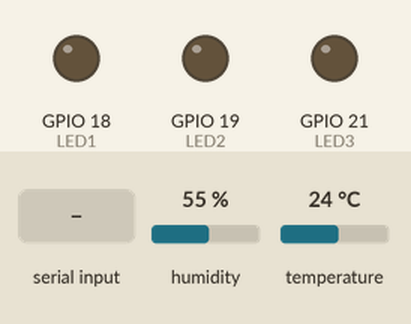
Simulated run of this sketch. Board: ESP32. On the bench: output pins drawn as LEDs (lit = HIGH). The test bench sets the inputs (shaded band); at power-on: humidity 55 %, temperature 24 °C. The modem accepts every AT command (registered, SIM ready, sends succeed) and sends nothing else; what the sketch prints to the serial monitor is not drawn.

Above: at 3.3 s.
3.4 s: "AT+NWM=1\n" received over the second serial link
5.0 s: "AT+NJM=1\n" received over the second serial link
6.5 s: "+EVT:JOINED\n" received over the second serial link
At 45.9 s:
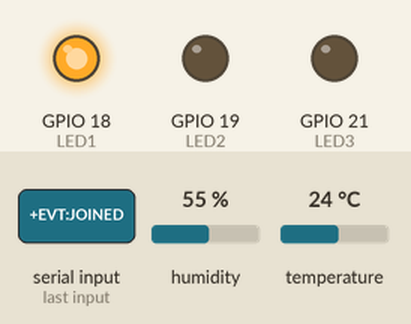
At 46.4 s:
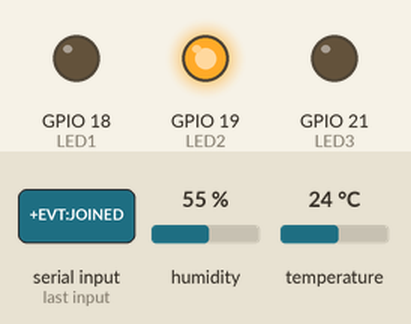
Timing chart, 0 to 47.5 s (numbered marks = the images above; inputs shaded):
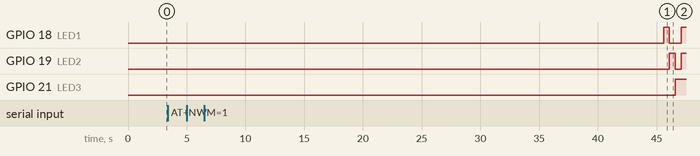

The sketch:

GestionCapteurs.ino
```cpp
#include <DHT.h>
#include "credentials.h"
// Pont série ESP32-D <-> RAK3272S
// UART0 (Serial)  = communication PC via USB-C
// UART2 (Serial2) = communication RAK3272S via GPIO16/17

#define RXD2 16  // GPIO16 -> branché sur TX du RAK3272S
#define TXD2 17  // GPIO17 -> branché sur RX du RAK3272S
#define LED1 18
#define LED2 19
#define LED3 21
#define DHTPIN 5
#define LDR_PIN 27

#define DHTTYPE DHT11
DHT dht(DHTPIN, DHTTYPE);

unsigned long dernierEnvoi = 0;
const unsigned long intervalleEnvoi = 30000;

String envoyerAT(String commande, unsigned long timeoutMs) {
  Serial.println("[AT] → " + commande);
  Serial2.println(commande);

  String reponse = "";
  unsigned long debut = millis();
  while (millis() - debut < timeoutMs) {
    while (Serial2.available()) {
      String ligne = Serial2.readStringUntil('\n');
      ligne.trim();
      if (ligne.length() > 0) {
        Serial.println("[AT] ← " + ligne);
        reponse += ligne + "\n";
      }
    }
    delay(20);
  }
  return reponse;
}

void configureLoRa() {
  Serial.println("\n--- Test module RAK ---");
  // Vider le buffer résiduel du boot précédent
  delay(2000);
  while (Serial2.available()) Serial2.read();
  if (envoyerAT("AT", 1000).indexOf("OK") == -1) {
    Serial.println("❌ ÉCHEC : Le RAK ne répond pas ! Vérifiez le câblage TX/RX.");
    Serial.println("Restart dans 5s...");
    delay(5000);
    esp_restart();
  } else {
    Serial.println("✅ Module RAK fonctionnel");
  }

  Serial.println("\n--- CONFIGURATION LORA ---");
  // Stopper tout join en cours AVANT de configurer
  envoyerAT("AT+JOIN=0", 1000);
  delay(500);
  // Vérifier NWM avant d'écrire (évite le reboot inutile)
  if (envoyerAT("AT+NWM=?", 500).indexOf("AT+NWM=1") == -1) {
      envoyerAT("AT+NWM=1", 1000);
      delay(3000); // Attendre le reboot du RAK
      while (Serial2.available()) Serial2.read(); // Vider le message de boot
  }

  // Vérifier NJM avant d'écrire (évite AT_ERROR si déjà jointé)
  if (envoyerAT("AT+NJM=?", 500).indexOf("AT+NJM=1") == -1) {
      envoyerAT("AT+NJM=1", 500);
  }
  envoyerAT("AT+BAND=4", 500);   // Bande EU868
  envoyerAT("AT+DEVEUI=" + String(DEVEUI), 500);
  envoyerAT("AT+APPEUI=" + String(APPEUI), 500);
  envoyerAT("AT+APPKEY=" + String(APPKEY), 500);

  Serial.println("✅ Configuration terminée\n");
}

// Fonction pour encoder Température, Humidité ET Luminosité en hexadécimal
String encodePayload(float temp, float hum, int lum) {
  // 1. Température : * 100 et conversion en int16_t (2 octets)
  int16_t tempInt = (int16_t)(temp * 100.0);
  char hexTemp[5];
  sprintf(hexTemp, "%04X", (uint16_t)tempInt);  // 4 caractères hexa

  // 2. Humidité : conversion directe en uint8_t (1 octet)
  uint8_t humInt = (uint8_t)hum;
  char hexHum[3];
  sprintf(hexHum, "%02X", humInt);  // 2 caractères hexa

  // 3. Luminosité : conversion en uint16_t (2 octets)
  uint16_t lumInt = (uint16_t)lum;
  char hexLum[3];
  sprintf(hexLum, "%02X", lumInt);

  // Combine les trois (ex: 09293208FC) -> Temp (2 octets) + Hum (1 octet) + Lum (2 octets)
  return String(hexTemp) + String(hexHum) + String(hexLum);
}

void sendLoRaMessage(int port, String hexPayload) {
  String command = "AT+SEND=" + String(port) + ":" + hexPayload;
  Serial.print("Envoi au RAK : ");
  Serial.println(command);
  Serial2.print(command + "\r\n");
}

void makeLedAnimation() {
  digitalWrite(LED1, HIGH);
  delay(500);
  digitalWrite(LED1, LOW);

  digitalWrite(LED2, HIGH);
  delay(500);
  digitalWrite(LED2, LOW);

  digitalWrite(LED3, HIGH);
  delay(500);
  digitalWrite(LED3, LOW);

  digitalWrite(LED1, HIGH);
  digitalWrite(LED2, HIGH);
  digitalWrite(LED3, HIGH);
  delay(500);

  // On éteint tout
  digitalWrite(LED1, LOW);
  digitalWrite(LED2, LOW);
  digitalWrite(LED3, LOW);
}

void manageSensors() {
  dernierEnvoi = millis();

  // Lecture des capteurs
  float h = dht.readHumidity();
  float t = dht.readTemperature();
  int lum = analogRead(LDR_PIN);

  // Vérification que la lecture du DHT a fonctionné
  if (isnan(h) || isnan(t)) {
    Serial.println("Erreur de lecture du DHT11 !");
  } else {
    lum = map(lum, 4095, 0, 0, 100);
    Serial.print("Temp: ");
    Serial.print(t);
    Serial.print("°C, ");
    Serial.print("Hum: ");
    Serial.print(h);
    Serial.print("%, ");
    Serial.print("Lum: ");
    Serial.println(lum);


    // Encoder et envoyer avec le nouveau paramètre
    String payload = encodePayload(t, h, lum);
    sendLoRaMessage(1, payload);
  }
}

// méthodes principales
void setup() {
  Serial.begin(115200);                           // Port USB vers PC
  Serial2.begin(115200, SERIAL_8N1, RXD2, TXD2);  // Port vers RAK3272S

  pinMode(LED1, OUTPUT);
  pinMode(LED2, OUTPUT);
  pinMode(LED3, OUTPUT);
  pinMode(LDR_PIN, INPUT);

  digitalWrite(LED1, LOW);
  digitalWrite(LED2, LOW);
  digitalWrite(LED3, LOW);
  delay(500);

  Serial.println("=== Passerelle Serie ESP32 - RAK3272S ===");
  Serial.println("Tapez AT puis Entree pour tester");

  dht.begin();
  configureLoRa();
  Serial.println("Lancement de la connexion LoRaWAN (Join)...");
  envoyerAT("AT+JOIN=1:0:10:8", 1000);

  unsigned long debutJoin = millis();
  bool joined = false;
  while (millis() - debutJoin < 30000 && !joined) {
    if (Serial2.available()) {
      String rep = Serial2.readStringUntil('\n');
      rep.trim();
      if (rep.indexOf("+EVT:JOINED") != -1 && rep.indexOf("+EVT:JOINED_FAIL") == -1) {
        joined = true;
        Serial.println("🚀 RÉSEAU REJOINT !");
      }
    }
  }
  delay(2000);
}

void loop() {
  if (millis() - dernierEnvoi >= intervalleEnvoi) {
    manageSensors();
    makeLedAnimation();
  }

  // Mise en veille légère pendant ~30 secondes
  Serial.println("💤 Entrée en light sleep...");
  Serial.flush(); // Important : vider le buffer avant de dormir

  esp_sleep_enable_timer_wakeup((uint64_t)(intervalleEnvoi - 500) * 1000ULL);
  esp_light_sleep_start();

  Serial.println("⏰ Réveil !");
}
```

credentials.example.h
```cpp
#ifndef SECRETS_H
#define SECRETS_H

// --- Identifiants LoRaWAN ---
const char *DEVEUI = "DEVEUI"; // 16 chiffres hex
const char *APPEUI = "APPEUI"; // 16 chiffres hex
const char *APPKEY = "APPKEY"; // 32 chiffres hex

#endif
```

Measured:
- after the input at 3.4 s, every drawn part: stays the same
- after the input at 5.0 s, every drawn part: stays the same
